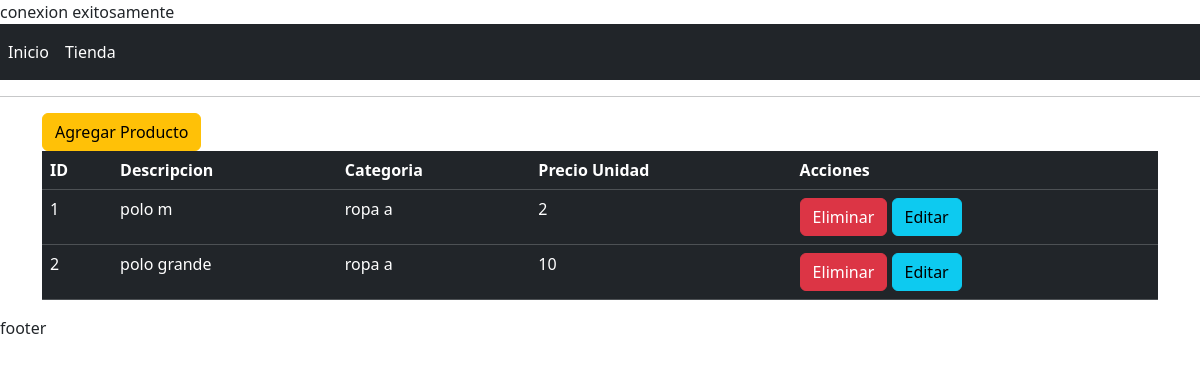
Page /almacen/sessiones/tienda/mirar.php on the committed database.
### tables this page shows
CREATE TABLE `tb_producto` (
  `id` int(11) NOT NULL,
  `descripcion` varchar(100) NOT NULL,
  `categoria` varchar(100) NOT NULL,
  `precio` int(11) NOT NULL
);

### almacen/sessiones/tienda/mirar.php (the view, shortened to what this page needs)
<?php include("../../db.php");
$sentencia = $pdo->prepare("SELECT * FROM tb_producto WHERE 1");
$sentencia->execute();
$productos = $sentencia->fetchAll(PDO::FETCH_ASSOC);
?>
<?php include("../../temp/header.php"); ?>
<hr>
<div class="container">
<a
        name=""
        id=""
        class="btn btn-warning"
        href="index.php"
        role="button"
        >Agregar Producto</a
    >
<div
    class="table-responsive"
>
    <table
        class="table table-dark table-hover"
    >
        <thead>
            <tr>
                <th scope="col">ID</th>
                <th scope="col">Descripcion</th>
                <th scope="col">Categoria</th>
                <th scope="col">Precio Unidad</th>
                <th scope="col">Acciones</th>
            </tr>
        </thead>
        <tbody>
            <?php foreach($productos as $producto){?>
                <tr class="">
                    <td scope="row"><?php echo $producto['id']; ?></td>
                    <td><?php echo $producto['descripcion']; ?></td>
                    <td><?php echo $producto['categoria']; ?></td>
                    <td><?php echo $producto['precio']; ?></td>
                    <td>
                        <a
                            name=""
                            id=""
                            class="btn btn-danger"
                            href="javascript:borrraPuta(<?php echo $producto['id']; ?>)"
                            role="button"
                            >Eliminar</a
                        >
                        <a
                            name=""
                            id=""
                            class="btn btn-info"
                            href="editar.php?txtId=<?php echo $producto['id'];?>"
                            role="button"
                            >Editar</a
                        >
                    </td>
                </tr>
            <?php
            }?>
        </tbody>
    </table>
</div>
</div>
<?php include("../../temp/footer.php"); ?>

### rows in the picture
tb_producto: id "1", descripcion "polo m", categoria "ropa a", precio "2"
tb_producto: id "2", descripcion "polo grande", categoria "ropa a", precio "10"
